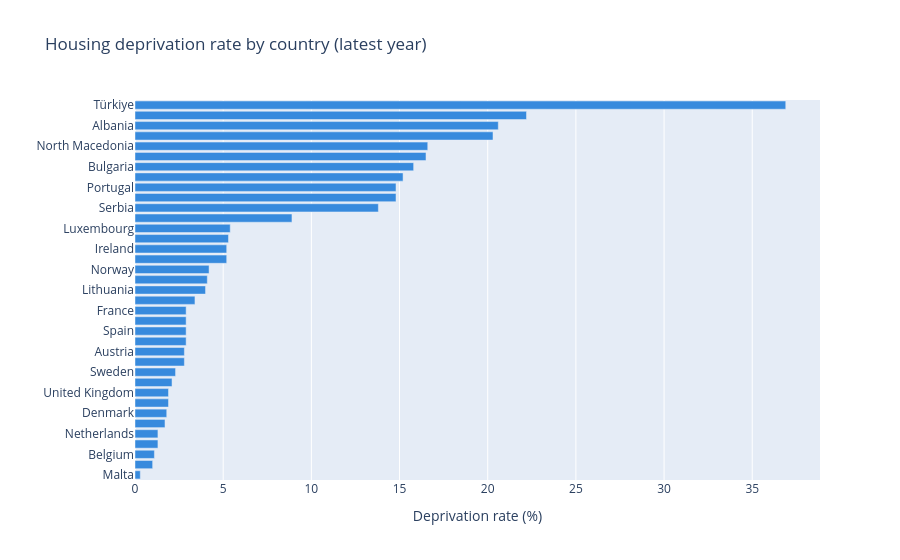

Notebook cell for this chart:
### Code cell
# plot 2: housing deprivation by country (latest year)

latest_dep = (
    df_deprivation_clean
    .sort_values("year", ascending=False)
    .groupby("geo", as_index=False)["deprivation_rate"].first()
    .sort_values("deprivation_rate")
)

fig2 = px.bar(
    latest_dep, x="deprivation_rate", y="geo", orientation="h",
    title="Housing deprivation rate by country (latest year)",
    labels={"deprivation_rate": "Deprivation rate (%)", "geo": ""},
    color_discrete_sequence=["#378ADD"]
)
fig2.show()
fig2.write_html('housing_deprivation_by_country.html', full_html=False, include_plotlyjs='cdn')

### Figure 1 — Plotly figure (JSON) as saved in the notebook; plotly's stock layout.template omitted (floating-point values rounded to 4 significant figures)
{"data": [{"hovertemplate": "Deprivation rate (%)=%{x}<br>=%{y}<extra></extra>", "legendgroup": "", "marker": {"color": "#378ADD", "pattern": {"shape": ""}}, "name": "", "orientation": "h", "showlegend": false, "textposition": "auto", "type": "bar", "x": [0.3, 1.0, 1.1, 1.3, 1.3, 1.7, 1.8, 1.9, 1.9, 2.1, 2.3, 2.8, 2.8, 2.9, 2.9, 2.9, 2.9, 3.4, 4.0, 4.1, 4.2, 5.2, 5.2, 5.3, 5.4, 8.9, 13.8, 14.8, 14.8, 15.2, 15.8, 16.5, 16.6, 20.3, 20.6, 22.2, 36.9], "xaxis": "x", "y": ["Malta", "Finland", "Belgium", "Switzerland", "Netherlands", "Czechia", "Denmark", "Germany", "United Kingdom", "Croatia", "Sweden", "Slovenia", "Austria", "Cyprus", "Spain", "Estonia", "France", "Iceland", "Lithuania", "Poland", "Norway", "Romania", "Ireland", "Hungary", "Luxembourg", "Italy", "Serbia", "Greece", "Portugal", "Slovakia", "Bulgaria", "Latvia", "North Macedonia", "Kosovo*", "Albania", "Montenegro", "Türkiye"], "yaxis": "y"}], "layout": {"barmode": "relative", "legend": {"tracegroupgap": 0}, "title": {"text": "Housing deprivation rate by country (latest year)"}, "xaxis": {"anchor": "y", "domain": [0, 1], "title": {"text": "Deprivation rate (%)"}}, "yaxis": {"anchor": "x", "domain": [0, 1], "title": {"text": ""}}}}
